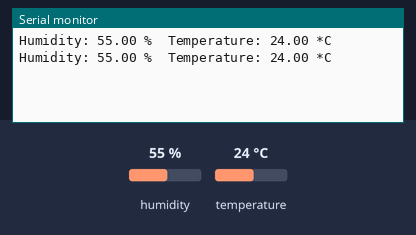
Simulated run of this sketch. Board: Arduino Uno, built with avr-gcc and run on an emulated ATmega328P. On the bench: the last lines printed to the serial monitor. Wiring (inferred from the names in the program): DHT22 sensor: data pin 2. The test bench sets the inputs (shaded band); at power-on: humidity 55 %, temperature 24 °C.

Above: at 3.3 s.
3.4 s: humidity set to 22 %
At 6.1 s:
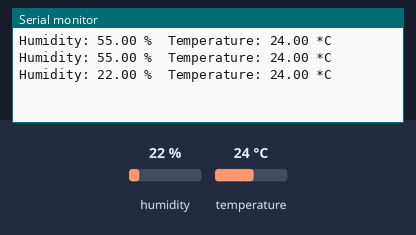
6.5 s: temperature set to 12 °C
At 8.3 s:
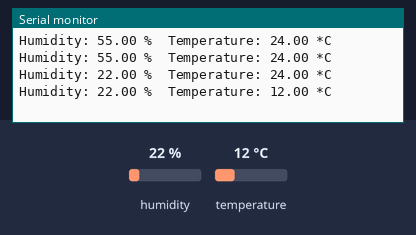
9.6 s: humidity set to 40 %
At 12.3 s:
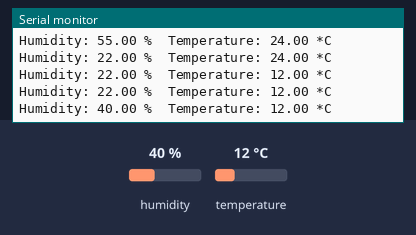
Timing chart, 0 to 13.8 s (numbered marks = the images above; inputs shaded):
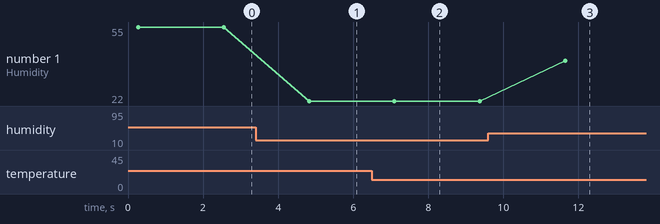

Measured:
- after the input at 3.4 s, the serial monitor: prints a new line after 1.4 s (image 1)
- after the input at 6.5 s, the serial monitor: prints a new line after 0.60 s (image 2)
- after the input at 9.6 s, the serial monitor: prints a new line after 2.0 s (image 3)
- plotted number 1: 55 → 22 after the input at 3.4 s, 22 → 40 after the input at 9.6 s

The sketch:

ThemperatureAM2301.ino
```cpp
/** Подключаем библиотеку DHT для считывания температуры и влажности воздуха с датчика AM*** */
#include "DHT.h"

/** Подключаем термометр к пину 2 */
#define DHT_PIN 2

/** Lkz Датчика AM2301 задаём: DHT21 */
#define DHTTYPE DHT21

/** С помощью этой переменной будем получать и обрабатывать данные с термометра */
DHT dht(DHT_PIN, DHTTYPE);


void setup() {
    Serial.begin(9600);

    dht.begin();
}

void loop() {
    float h = dht.readHumidity(); // Считываем влажность воздуха в процентах
    float t = dht.readTemperature(); // Считываем температуру в градусах

    // проверяем, что данные корректны
    if (isnan(t) || isnan(h)) {
        Serial.println("Failed to read from DHT");
    } else {
        Serial.print("Humidity: ");
        Serial.print(h);
        Serial.print(" %\t");
        Serial.print("Temperature: ");
        Serial.print(t);
        Serial.println(" *C");
    }

    delay(2000);
}
```
